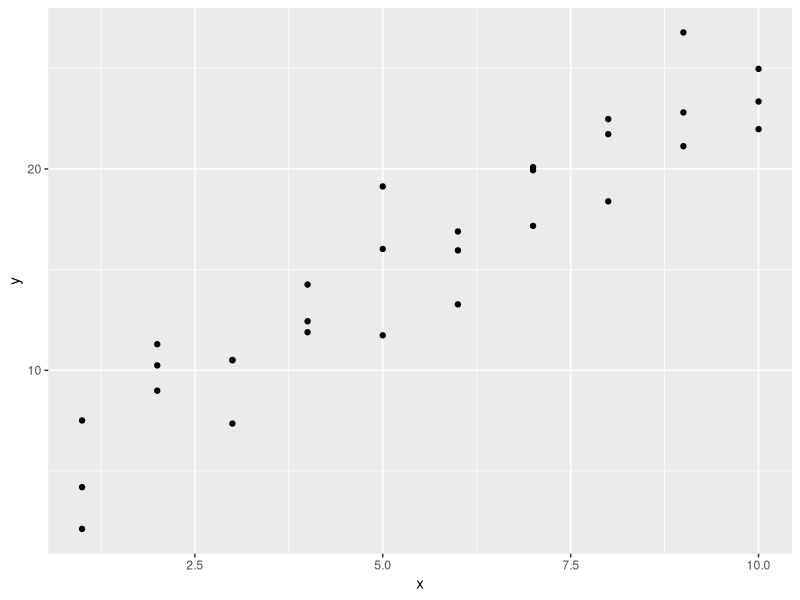
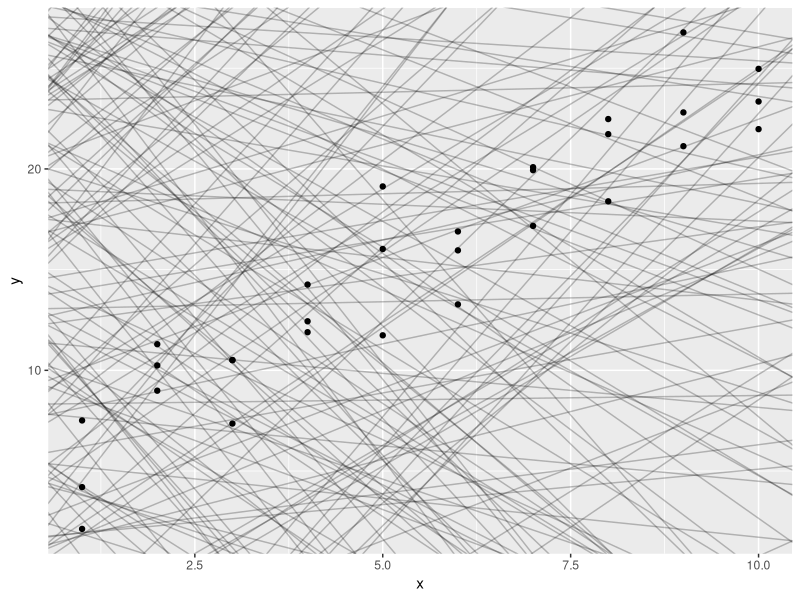
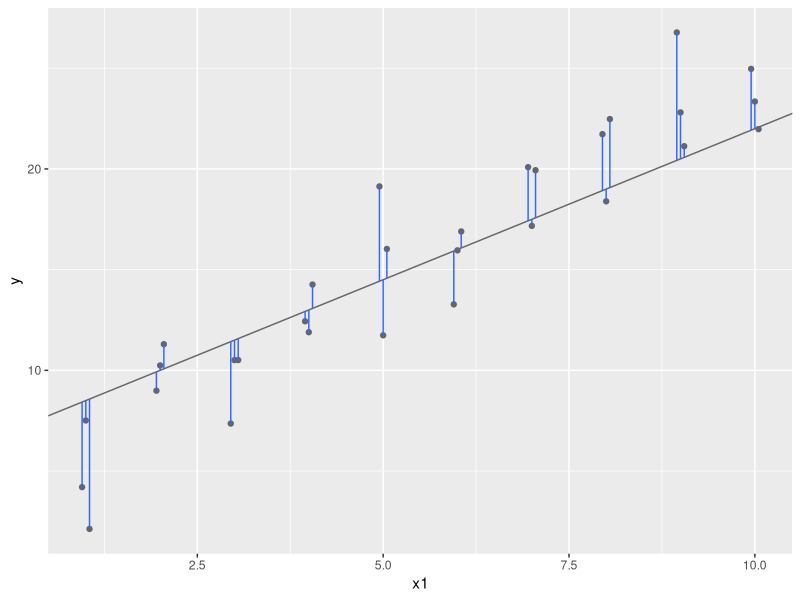

Generate these figures, in order, with R: (Note: this script raises an error after producing the figures.)
## ---- chunk 1
library(tidyverse)

library(modelr)
options(na.action = na.warn)
## ---- chunk 2
ggplot(sim1, aes(x, y)) + 
  geom_point()
## ---- chunk 3
models <- tibble(
  a1 = runif(250, -20, 40),
  a2 = runif(250, -5, 5)
)

ggplot(sim1, aes(x, y)) + 
  geom_abline(aes(intercept = a1, slope = a2), data = models, alpha = 1/4) +
  geom_point() 
## ---- chunk 4
dist1 <- sim1 %>% 
  mutate(
    dodge = rep(c(-1, 0, 1) / 20, 10),
    x1 = x + dodge,
    pred = 7 + x1 * 1.5
  )

ggplot(dist1, aes(x1, y)) + 
  geom_abline(intercept = 7, slope = 1.5, colour = "grey40") +
  geom_point(colour = "grey40") +
  geom_linerange(aes(ymin = y, ymax = pred), colour = "#3366FF") 
## ---- chunk 5
# model1 <- function(a, data) {
# 
#   
#   }
model1(c(7, 1.5), sim1)
## ---- chunk 6
# measure_distance <- function(mod, data) {
# 
#   }
measure_distance(c(7, 1.5), sim1)
## ---- chunk 7
sim1_dist <- function(a1, a2) {
  measure_distance(c(a1, a2), sim1)
}

models <- models %>% 
  mutate(dist = purrr::map2_dbl(a1, a2, sim1_dist))
models
## ---- chunk 8
ggplot(sim1, aes(x, y)) + 
  geom_point(size = 2, colour = "grey30") + 
  geom_abline(
    aes(intercept = a1, slope = a2, colour = -dist), 
    data = filter(models, rank(dist) <= 10)
  )
## ---- chunk 9
ggplot(models, aes(a1, a2)) +
  geom_point(data = filter(models, rank(dist) <= 10), size = 4, colour = "red") +
  geom_point(aes(colour = -dist))
## ---- chunk 10
grid <- expand.grid(
  a1 = seq(-5, 20, length = 25),
  a2 = seq(1, 3, length = 25)
  ) %>% 
  mutate(dist = purrr::map2_dbl(a1, a2, sim1_dist))

grid %>% 
  ggplot(aes(a1, a2)) +
  geom_point(data = filter(grid, rank(dist) <= 10), size = 4, colour = "red") +
  geom_point(aes(colour = -dist)) 
## ---- chunk 11
ggplot(sim1, aes(x, y)) + 
  geom_point(size = 2, colour = "grey30") + 
  geom_abline(
    aes(intercept = a1, slope = a2, colour = -dist), 
    data = filter(grid, rank(dist) <= 10)
  )
## ---- chunk 12
optim(c(4,2), measure_distance, data = sim1)
## ---- chunk 13
best <- optim(c(0, 0), measure_distance, data = sim1)
best$par

ggplot(sim1, aes(x, y)) + 
  geom_point(size = 2, colour = "grey30") + 
  geom_abline(intercept = best$par[1], slope = best$par[2])
## ---- chunk 14
sim1_mod <- lm(y ~ x, data = sim1)
coef(sim1_mod)
## ---- chunk 15
grid <- sim1 %>% 
  data_grid(x) 
grid
## ---- chunk 16
grid <- grid %>% 
  add_predictions(sim1_mod) 
grid
## ---- chunk 17
ggplot(sim1, aes(x)) +
  geom_point(aes(y = y)) +
  geom_line(aes(y = pred), data = grid, colour = "red", size = 1)
## ---- chunk 18
sim1 <- sim1 %>% 
  add_residuals(sim1_mod)
sim1
## ---- chunk 19
ggplot(sim1, aes(resid)) + 
  geom_freqpoly(binwidth = 0.5)
## ---- chunk 20
mean(sim1$resid)
## ---- chunk 21
ggplot(sim1, aes(x, resid)) + 
  geom_ref_line(h = 0, size = 2,colour = "firebrick") +
  geom_point() 
